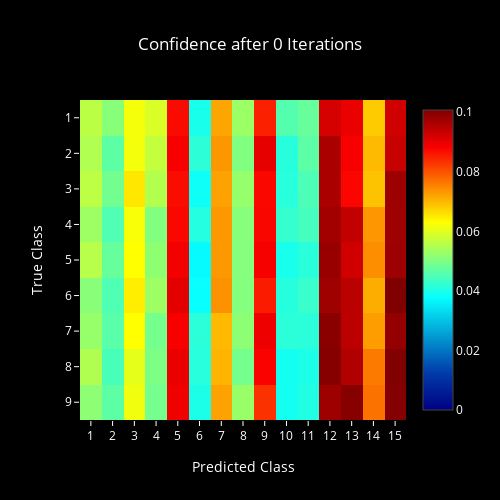
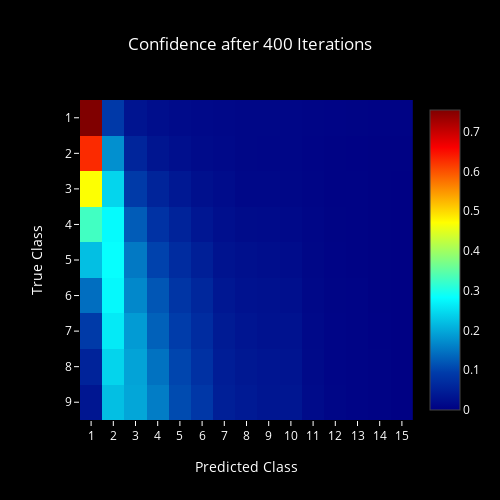

The cell these charts' notebook holds for them, in order:
### Code cell
for i, it in enumerate(iter_list):
    plot_confidence_all(i, it)
    
    #plot_choice_all(i, it)

### Figure 1 — Plotly figure (JSON) as saved in the notebook; plotly's stock layout.template omitted (floating-point values rounded to 4 significant figures; data arrays with more than 128 entries replaced by an {"elided": "..."} marker saying what was removed)
{"data": [{"colorscale": "Jet", "type": "heatmap", "z": {"elided": "16x16 float values"}}], "layout": {"font": {"color": "#FFF"}, "height": 500, "paper_bgcolor": "#000", "plot_bgcolor": "#000", "title": "Confidence after 0 Iterations", "titlefont": {"color": "#FFF"}, "width": 500, "xaxis": {"dtick": 1, "range": [0.5, 15.5], "tickcolor": "#FFF", "title": "Predicted Class"}, "yaxis": {"dtick": 1, "range": [9.5, 0.5], "tickcolor": "#FFF", "title": "True Class"}}}

### Figure 2 — Plotly figure (JSON) as saved in the notebook; plotly's stock layout.template omitted (floating-point values rounded to 4 significant figures; data arrays with more than 128 entries replaced by an {"elided": "..."} marker saying what was removed)
{"data": [{"colorscale": "Jet", "type": "heatmap", "z": {"elided": "16x16 float values"}}], "layout": {"font": {"color": "#FFF"}, "height": 500, "paper_bgcolor": "#000", "plot_bgcolor": "#000", "title": "Confidence after 400 Iterations", "titlefont": {"color": "#FFF"}, "width": 500, "xaxis": {"dtick": 1, "range": [0.5, 15.5], "tickcolor": "#FFF", "title": "Predicted Class"}, "yaxis": {"dtick": 1, "range": [9.5, 0.5], "tickcolor": "#FFF", "title": "True Class"}}}
